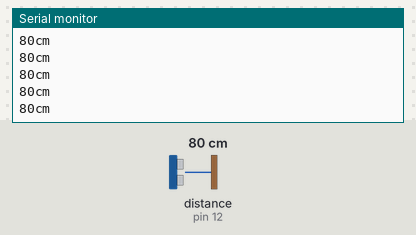
The sketch below on a simulated Arduino Uno, built with avr-gcc and run on an emulated ATmega328P. Shown: the last lines printed to the serial monitor. Wiring (inferred from the names in the program): ultrasonic range finder: trigger pin 11; echo pin 12. The test bench sets the inputs (shaded band); at power-on: distance to the obstacle (sensor on pin 12) 80 cm. The echo pulse lasts 58.3 µs per cm.

Above: at 3.2 s.
3.3 s: distance to the obstacle (sensor on pin 12) set to 250 cm
At 4.2 s:
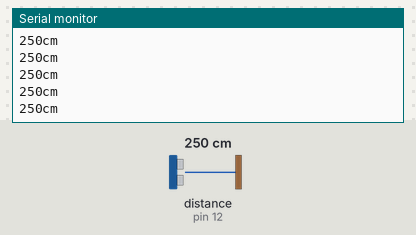
6.3 s: distance to the obstacle (sensor on pin 12) set to 2 cm
At 7.1 s:
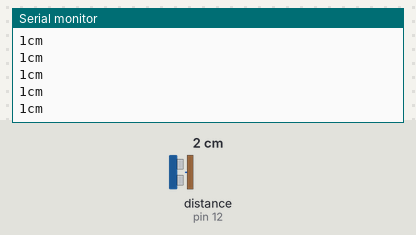
Timing chart, 0 to 7.8 s (numbered marks = the images above; inputs shaded):
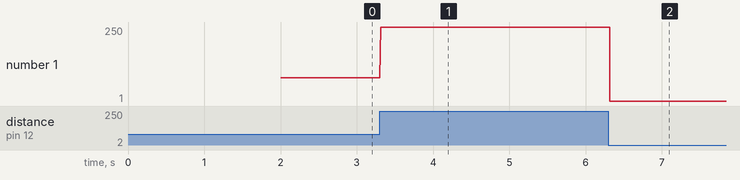

The sketch:

week5_sensor.ino
```cpp
const int TPIN = 11;
const int EPIN = 12;

void setup() {
  // put your setup code here, to run once:
  Serial.begin(115200);
  pinMode(TPIN, OUTPUT);
  pinMode(EPIN, INPUT);
  delay(2000);
  // attachInterrupt(digitalPinToInterrupt(BtPIN), buttonPressed, RISING);
  // Serial.println("Setup");
}

void loop() {
  // put your main code here, to run repeatedly:
  digitalWrite(TPIN, LOW);
  delayMicroseconds(2);
  digitalWrite(TPIN, HIGH);
  delayMicroseconds(10);
  digitalWrite(TPIN, LOW);

  long duration = pulseIn(EPIN, HIGH);
  long distance = duration / 58;

  Serial.print(distance);
  Serial.println("cm");
  // delay(10);
  // if (buzzer_state_changed)
  // {
  //   buzzer_state_changed = false;
  //   digitalWrite(BzPIN, buzzer_state);
  //   Serial.println(buzzer_state);
  //   // delay(50);
  // }
}
```

Measured:
- after the input at 3.3 s, the serial monitor: prints a new line at once (image 1)
- after the input at 6.3 s, the serial monitor: prints a new line at once (image 2)
- plotted number 1: 80 → 250 after the input at 3.3 s, 250 → 1 after the input at 6.3 s
